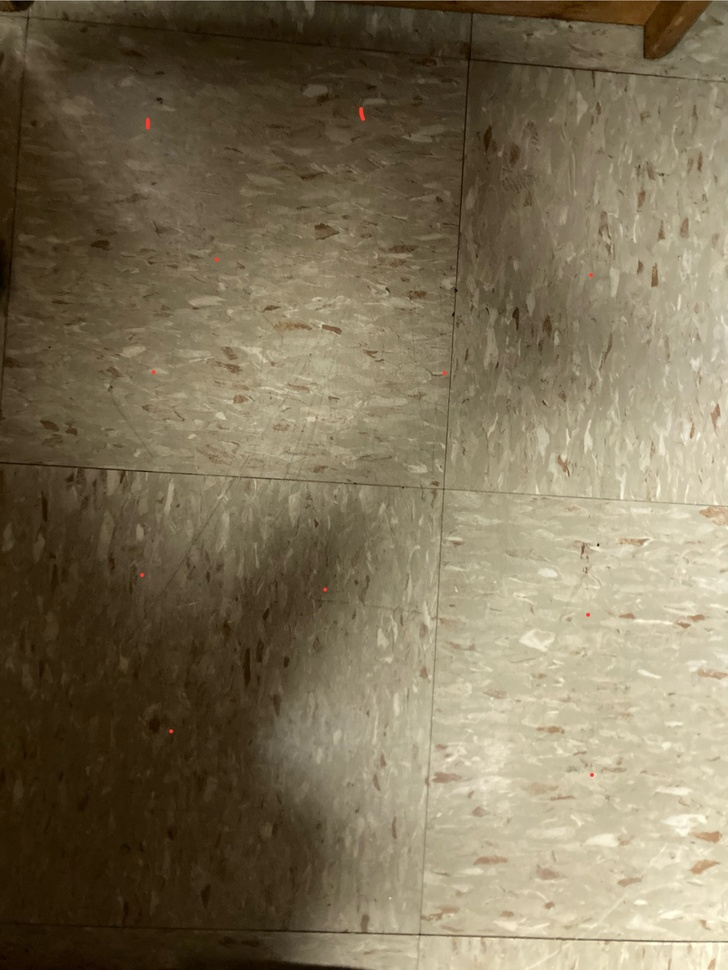
#> input picture uploads/IMG_3600.jpg, 728 x 970 px, shrunk from 1576 x 2100 before the run
$ python -i counter.py   (imports and definitions only)
#> lines starting #> are read from the running program, lines starting #| are printed output that depends on the picture; after the words box and inside, x2 and y2 are one past the last pixel; in counts of white or black regions, pixels touching at a corner belong together
import os
import time
import cv2
import numpy as np
import pandas as pd
from watchdog.observers import Observer
from watchdog.events import FileSystemEventHandler

UPLOAD_FOLDER = "uploads"
PROCESSED_FOLDER = "processed"
METADATA_FILE = "./uploads/submissions.csv"
UPDATED_METADATA_FILE = "updated_metadata.csv"
# [1 line not run here, left out]

class UploadHandler(FileSystemEventHandler):
    def on_created(self, event):
        print(f"Event triggered: {event}")  # Print the event details
        if not event.is_directory:
            file_path = event.src_path
            print(f"New file detected: {file_path}")
            process_file(file_path)

def process_file(file_path):
#> called with file_path = 'uploads/IMG_3600.jpg'
    print(f"Processing file: {file_path}")

    # Read the image
    image = cv2.imread(file_path)
#> image is the input picture: shape (970, 728, 3); mean B, G, R 87.4, 112.8, 125

    # Check if the image was loaded properly
    if image is None:
        print(f"Failed to load image: {file_path}")
        return

    # Convert to HSV color space
    hsv = cv2.cvtColor(image, cv2.COLOR_BGR2HSV)
#> hsv: shape (970, 728, 3); mean H, S, V 20.2, 99, 125

    # Define the range of red color in HSV
    lower_red1 = np.array([0, 50, 50])   # Lower range of red
    upper_red1 = np.array([10, 255, 255])  # Upper range of red
    lower_red2 = np.array([170, 50, 50])  # Lower range for red in higher hue values
    upper_red2 = np.array([180, 255, 255])

    # Create masks for red color
    mask1 = cv2.inRange(hsv, lower_red1, upper_red1)
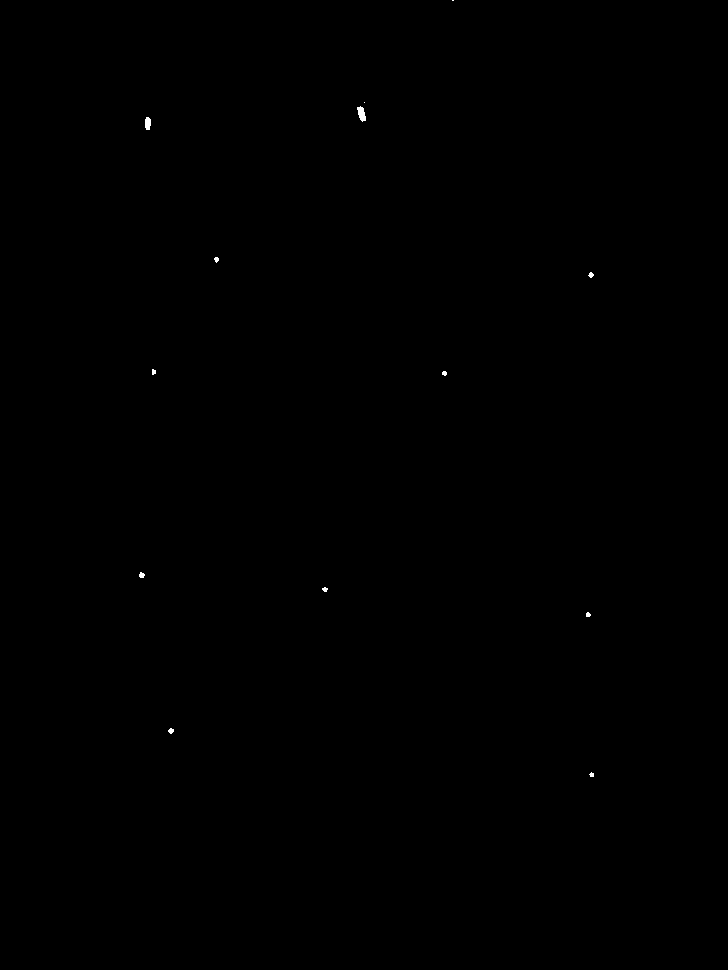
#> mask1: shape (970, 728); 0.05% white; 13 white regions (3 under 20 px)
    mask2 = cv2.inRange(hsv, lower_red2, upper_red2)
#> mask2: shape (970, 728); every value is 0
    mask = mask1 + mask2

    # Find contours of the red dots
    contours, _ = cv2.findContours(mask, cv2.RETR_EXTERNAL, cv2.CHAIN_APPROX_SIMPLE)
#> contours = 13 contours, 11 with area under 20; largest, box (x1, y1, x2, y2) and area: (357, 106, 366, 122) 74, (145, 117, 151, 130) 52

    # Draw bounding boxes around detected dots
    for contour in contours:
        if cv2.contourArea(contour) > 10:  # Filter small noise by area
            x, y, w, h = cv2.boundingRect(contour)
            cv2.rectangle(image, (x, y), (x + w, y + h), (0, 255, 0), 2)
#> this loop made 13 passes
#> (x, y, w, h) on passes 1 to 11: (589, 772, 5, 5), (168, 728, 6, 6), (586, 612, 5, 5), (322, 587, 6, 5), (139, 572, 6, 6), (442, 371, 5, 5), (152, 369, 4, 6), (588, 272, 6, 6), (214, 257, 5, 6), (145, 117, 6, 13), (357, 106, 9, 16)
#> contour on passes 12 to 13: [[364, 102]], [[452, 0], [453, 0]]
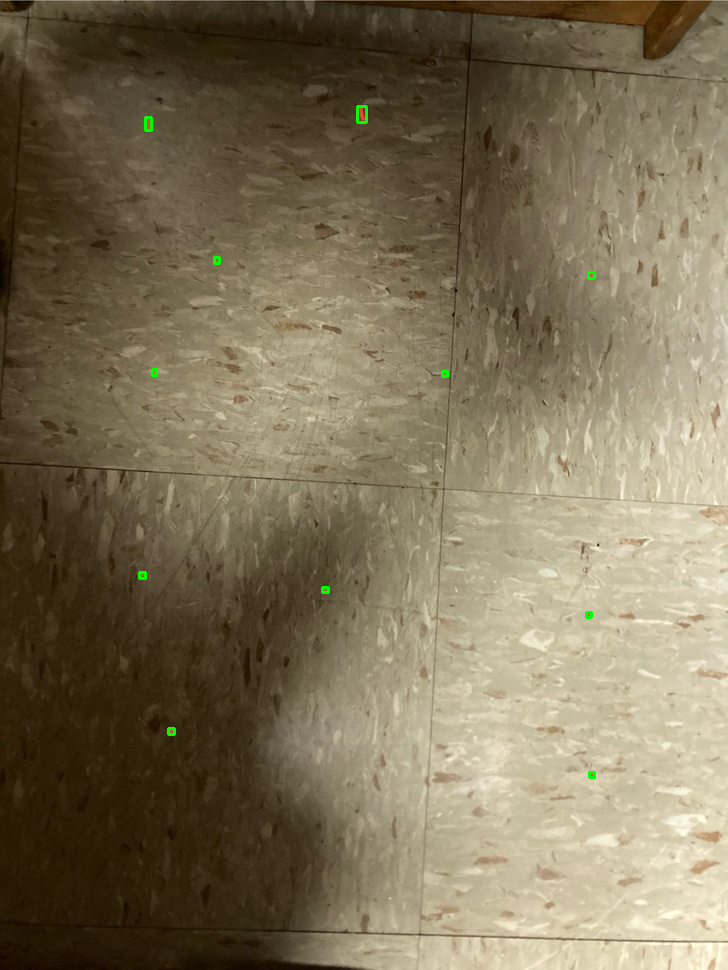
#> image: shape (970, 728, 3); 0.11% of pixels changed, all inside (x1, y1, x2, y2) = (138, 105, 596, 779)

    # Count the number of red dots
    red_dots_count = len(contours)
#> red_dots_count = 13

    print("Number of red dots:", red_dots_count)
#| Number of red dots: 13

    # Save the processed image to the processed folder
    processed_file_path = os.path.join(PROCESSED_FOLDER, os.path.basename(file_path))
    cv2.imwrite(processed_file_path, image)

    # Read the metadata CSV file
    metadata_df = pd.read_csv(METADATA_FILE)
#> (reads uploads/submissions.csv from the repository)

    # Extract the image filename without extension to match the metadata row
    image_name = os.path.splitext(os.path.basename(file_path))[0]

    # Filter to find the row corresponding to the current image
    image_metadata = metadata_df[metadata_df['image_name'] == image_name]

    if not image_metadata.empty:
        # If metadata row exists, update it with the dot count
        image_metadata['dot_count'] = red_dots_count

        # Append the updated row to the updated metadata CSV
        if os.path.exists(UPDATED_METADATA_FILE):
            image_metadata.to_csv(UPDATED_METADATA_FILE, mode='a', header=False, index=False)
        else:
            image_metadata.to_csv(UPDATED_METADATA_FILE, index=False)

        print(f"Updated metadata for {image_name} with {red_dots_count} red dots.")
#| Updated metadata for IMG_3600 with 13 red dots.
    else:
        print(f"No metadata found for {image_name} in {METADATA_FILE}.")

# [13 lines not run here, left out]

>>> result = process_file('uploads/IMG_3600.jpg')
